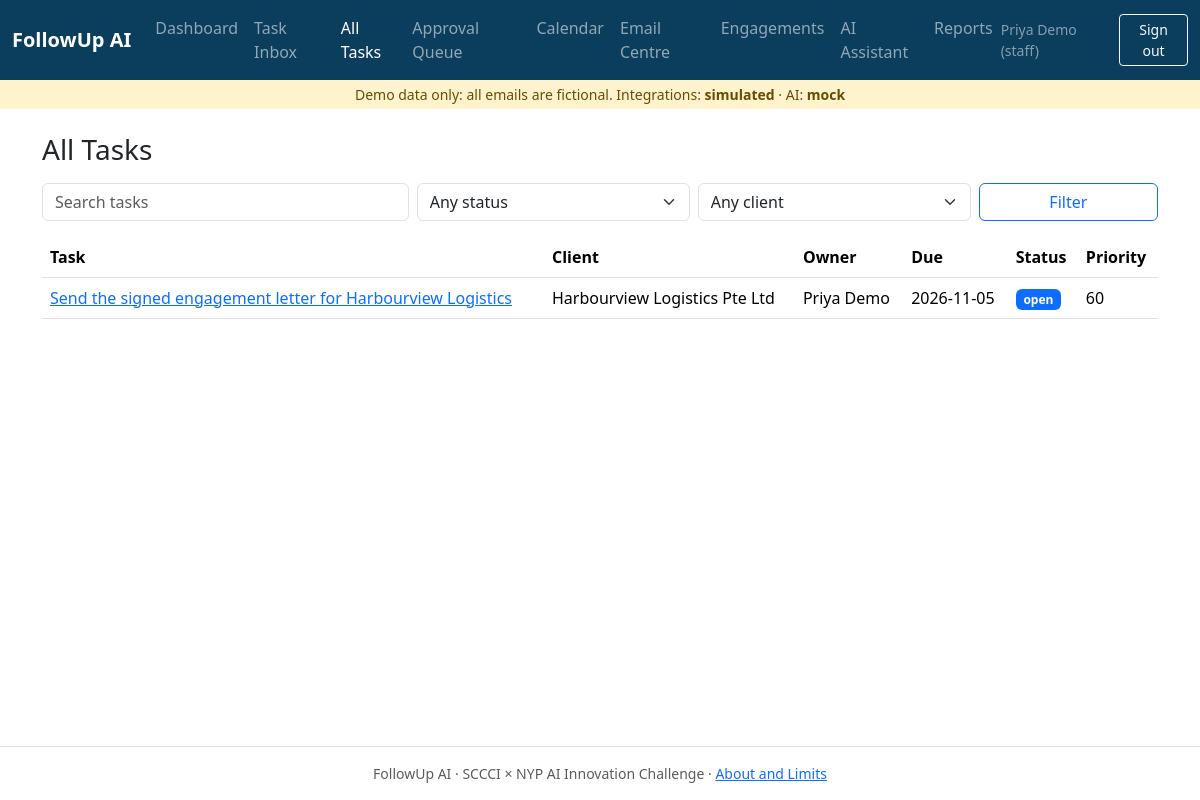
Screenshot of /tasks/ (signed in) with the database file from the repository.
### app/models.py (models this page shows, shortened)
class User(UserMixin, db.Model):
    __tablename__ = "users"
    id = db.Column(db.Integer, primary_key=True)
    name = db.Column(db.String(80), nullable=False)
    email = db.Column(db.String(120), unique=True, nullable=False)
    password_hash = db.Column(db.String(255), nullable=False)
    role = db.Column(db.String(20), nullable=False, default="staff")  # staff | manager
    @property
    def is_manager(self) -> bool:
        return self.role == "manager"

class Task(db.Model):
    __tablename__ = "tasks"
    id = db.Column(db.Integer, primary_key=True)
    message_id = db.Column(db.Integer, db.ForeignKey("source_messages.id"))
    client_id = db.Column(db.Integer, db.ForeignKey("clients.id"))
    owner_id = db.Column(db.Integer, db.ForeignKey("users.id"))
    owner_name = db.Column(db.String(80))
    title = db.Column(db.String(300), nullable=False)
    due_date = db.Column(db.Date)
    due_date_text = db.Column(db.String(120))  # the original wording, e.g. "by Thursday"
    due_reason = db.Column(db.Text)  # "Why this date?"
    source_quote = db.Column(db.Text)  # source evidence
    confidence = db.Column(db.Float, default=0.0)
    needs_confirmation = db.Column(db.Boolean, default=True)
    flags = db.Column(db.Text, default="")  # pipe-separated warnings
    status = db.Column(db.String(20), default=DRAFT)
    priority_score = db.Column(db.Integer, default=0)
    priority_reason = db.Column(db.String(200))
    thread_summary = db.Column(db.Text)
    calendar_event_id = db.Column(db.String(200))
    reply_received = db.Column(db.Boolean, default=False)
    created_at = db.Column(db.DateTime, default=utcnow)
    updated_at = db.Column(db.DateTime, default=utcnow, onupdate=utcnow)
    message = db.relationship("SourceMessage", back_populates="tasks")
    client = db.relationship("Client", back_populates="tasks")
    owner = db.relationship("User", foreign_keys=[owner_id])
    @property
    def flag_list(self) -> list[str]:
        return [f for f in (self.flags or "").split("|") if f]

class Client(db.Model):
    __tablename__ = "clients"
    id = db.Column(db.Integer, primary_key=True)
    name = db.Column(db.String(120), unique=True, nullable=False)
    service_line = db.Column(db.String(30), default="audit")  # audit | tax | ipo | advisory
    tasks = db.relationship("Task", back_populates="client")

### app/blueprints/tasks.py (the view)
@bp.route("/")
@login_required
def list_tasks():
    q = Task.query
    if s := request.args.get("q", "").strip():
        q = q.filter(Task.title.ilike(f"%{s}%"))
    if st := request.args.get("status"):
        q = q.filter(Task.status == st)
    if cid := request.args.get("client", type=int):
        q = q.filter(Task.client_id == cid)
    refresh_priorities(today_sg())
    return render_template("tasks/list.html", tasks=q.order_by(Task.priority_score.desc()).all(),
                           clients=Client.query.order_by(Client.name).all(), args=request.args)

### app/models.py (called while the page is built)
def utcnow() -> datetime:
    return datetime.now(timezone.utc).replace(tzinfo=None)

### app/services/priority.py (called while the page is built)
def score_task(task: Task, today: date) -> tuple[int, str]:
    reasons: list[str] = []
    if task.due_date is None:
        score, reasons = 20, ["No confirmed due date"]
    else:
        days = (task.due_date - today).days
        if days < 0:
            score, reasons = 100, [f"Overdue by {-days} day(s)"]
        elif days <= 2:
            score, reasons = 80, [f"Due in {days} day(s)"]
        elif days <= 7:
            score, reasons = 60, [f"Due in {days} days"]
        else:
            score, reasons = 30, [f"Due in {days} days"]
    if task.status == BLOCKED:
        score += 10
        reasons.append("blocked")
    if task.status == WAITING and not task.reply_received:
        score -= 10
        reasons.append("waiting on a reply")
    if task.needs_confirmation:
        reasons.append("details need confirmation")
    return max(score, 0), "; ".join(reasons)

def refresh_priorities(today: date) -> None:
    for t in Task.query.filter(Task.status != DONE).all():
        t.priority_score, t.priority_reason = score_task(t, today)
    db.session.commit()

### app/utils.py (called while the page is built)
def today_sg() -> date:
    return datetime.now(ZoneInfo(current_app.config["TIMEZONE"])).date()

### app/templates/tasks/list.html (shortened to what this page needs)
{% extends "base.html" %}
{% from "_macros.html" import status_badge %}
{% block content %}
<h1 class="h3 mb-3">All Tasks</h1>
<form class="row g-2 mb-3" method="get">
  <div class="col-md-4"><input class="form-control" name="q" placeholder="Search tasks" value="{{ args.get('q','') }}"></div>
  <div class="col-md-3"><select class="form-select" name="status"><option value="">Any status</option>
    {% for s in ['draft','open','waiting','blocked','done'] %}<option {{ 'selected' if args.get('status') == s }}>{{ s }}</option>{% endfor %}</select></div>
  <div class="col-md-3"><select class="form-select" name="client"><option value="">Any client</option>
    {% for c in clients %}<option value="{{ c.id }}" {{ 'selected' if args.get('client')|int == c.id }}>{{ c.name }}</option>{% endfor %}</select></div>
  <div class="col-md-2"><button class="btn btn-outline-primary w-100">Filter</button></div>
</form>
<div class="table-responsive"><table class="table align-middle">
  <thead><tr><th>Task</th><th>Client</th><th>Owner</th><th>Due</th><th>Status</th><th>Priority</th></tr></thead>
  <tbody>{% for t in tasks %}<tr>
    <td><a href="{{ url_for('tasks.detail', task_id=t.id) }}">{{ t.title }}</a>
      {% for f in t.flag_list if 'duplicate' in f %}<span class="badge text-bg-warning">duplicate?</span>{% endfor %}</td>
    <td>{{ t.client.name if t.client else '—' }}</td><td>{{ t.owner_name or '—' }}</td>
    <td>{{ t.due_date or '—' }}</td><td>{{ status_badge(t.status) }}</td>
    <td title="{{ t.priority_reason }}">{{ t.priority_score }}</td></tr>
  {% else %}<tr><td colspan="6" class="empty-state">No tasks match.</td></tr>{% endfor %}</tbody>
</table></div>
{% endblock %}

### app/templates/base.html (shortened to what this page needs)
<!doctype html>
<html lang="en">
<head>
  <link href="https://cdn.jsdelivr.net/npm/bootstrap@5.3.3/dist/css/bootstrap.min.css" rel="stylesheet">
  <link href="{{ url_for('static', filename='css/app.css') }}" rel="stylesheet">
</head>
<body class="d-flex flex-column min-vh-100">
<nav class="navbar navbar-expand-lg navbar-dark bg-brand">
  <div class="container-fluid">
    <a class="navbar-brand fw-semibold" href="{{ url_for('dashboard.index') }}">FollowUp AI</a>
    {% if current_user.is_authenticated %}
    <div class="collapse navbar-collapse" id="nav">
      <ul class="navbar-nav me-auto">
        {% for endpoint, label, mgr in NAV %}{% if not mgr or current_user.is_manager %}
        <li class="nav-item"><a class="nav-link {{ 'active' if request.endpoint and request.endpoint.split('.')[0] == endpoint.split('.')[0] }}" href="{{ url_for(endpoint) }}">{{ label }}</a></li>
        {% endif %}{% endfor %}
      </ul>
      <form method="post" action="{{ url_for('auth.logout') }}" class="d-flex align-items-center gap-2">
        <span class="text-white-50 small">{{ current_user.name }} ({{ current_user.role }})</span>
        <button class="btn btn-sm btn-outline-light">Sign out</button>
      </form>
    </div>
    {% endif %}
  </div>
</nav>
<div class="demo-banner text-center small py-1">
  Demo data only: all emails are fictional. Integrations: <strong>{{ integrations_mode }}</strong> · AI: <strong>{{ llm_provider }}</strong>
</div>
<main class="container py-4 flex-grow-1">
  {% block content %}{% endblock %}
</main>
<footer class="border-top py-3 text-center small text-muted">
  FollowUp AI · SCCCI × NYP AI Innovation Challenge · <a href="{{ url_for('about.index') }}">About and Limits</a>
</footer>
</body>
</html>

### app/templates/_macros.html (shortened to what this page needs)
{% macro status_badge(s) %}
  {% set c = {'draft':'secondary','open':'primary','waiting':'info','blocked':'danger','done':'success',
              'pending':'warning','executed':'success','failed':'danger','rejected':'secondary'} %}
  <span class="badge text-bg-{{ c.get(s, 'secondary') }}">{{ s }}</span>
{% endmacro %}

### app/static/css/app.css (style rules this page uses)
:root { --brand: #0b3d5c; --accent: #0d8a8a; }
.bg-brand { background: var(--brand); }
.demo-banner { background: #fff3cd; color: #664d03; }

### rows the page displays
User: name "Priya Demo", role "staff"
Task: title "Send the signed engagement letter for Harbourview Logistics", client "Harbourview Logistics Pte Ltd", owner_name "Priya Demo", due_date "2026-11-05", status "open", priority_score "60"

### other values shown
{{ label }} "Dashboard" "Task Inbox" "All Tasks" "Approval Queue" "Calendar" "Email Centre" "Engagements" "AI Assistant" "Reports"
{{ integrations_mode }} "simulated"
{{ llm_provider }} "mock"
